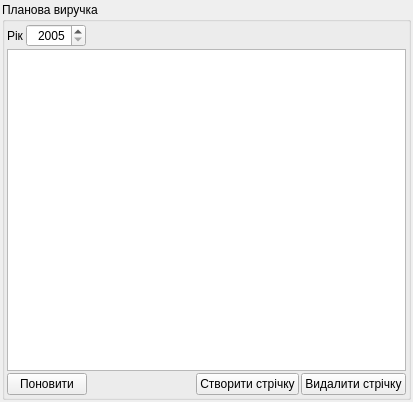
<?xml version="1.0" encoding="UTF-8"?>
<ui version="4.0">
 <class>UForm_AParkPlanNaZminu</class>
 <widget class="QWidget" name="UForm_AParkPlanNaZminu">
  <property name="geometry">
   <rect>
    <x>0</x>
    <y>0</y>
    <width>413</width>
    <height>402</height>
   </rect>
  </property>
  <property name="windowTitle">
   <string>Планова виручка</string>
  </property>
  <layout class="QVBoxLayout" name="verticalLayout_2">
   <property name="spacing">
    <number>2</number>
   </property>
   <property name="margin">
    <number>2</number>
   </property>
   <item>
    <widget class="QGroupBox" name="groupBox_markyPalnogo">
     <property name="title">
      <string>Планова виручка</string>
     </property>
     <layout class="QVBoxLayout" name="verticalLayout">
      <property name="spacing">
       <number>2</number>
      </property>
      <property name="margin">
       <number>2</number>
      </property>
      <item>
       <layout class="QHBoxLayout" name="horizontalLayout_2">
        <property name="spacing">
         <number>2</number>
        </property>
        <item>
         <widget class="QLabel" name="label_yearFilter">
          <property name="text">
           <string>Рік</string>
          </property>
         </widget>
        </item>
        <item>
         <widget class="QSpinBox" name="spinBox_yearFilter">
          <property name="minimumSize">
           <size>
            <width>60</width>
            <height>0</height>
           </size>
          </property>
          <property name="alignment">
           <set>Qt::AlignRight|Qt::AlignTrailing|Qt::AlignVCenter</set>
          </property>
          <property name="minimum">
           <number>2005</number>
          </property>
          <property name="maximum">
           <number>2100</number>
          </property>
         </widget>
        </item>
        <item>
         <spacer name="horizontalSpacer_2">
          <property name="orientation">
           <enum>Qt::Horizontal</enum>
          </property>
          <property name="sizeHint" stdset="0">
           <size>
            <width>40</width>
            <height>20</height>
           </size>
          </property>
         </spacer>
        </item>
       </layout>
      </item>
      <item>
       <widget class="QTableWidget" name="tableWidget_PlanNaZminu">
        <property name="alternatingRowColors">
         <bool>true</bool>
        </property>
        <property name="selectionBehavior">
         <enum>QAbstractItemView::SelectColumns</enum>
        </property>
       </widget>
      </item>
      <item>
       <layout class="QHBoxLayout" name="horizontalLayout">
        <property name="spacing">
         <number>2</number>
        </property>
        <item>
         <widget class="QPushButton" name="pushButton_reload">
          <property name="text">
           <string>Поновити</string>
          </property>
          <property name="icon">
           <iconset resource="../images/UAutoParkImg.qrc">
            <normaloff>:/icontexto_webdev_pack/icontexto_webdev_pack/icontexto-webdev-reload-032x032.png</normaloff>:/icontexto_webdev_pack/icontexto_webdev_pack/icontexto-webdev-reload-032x032.png</iconset>
          </property>
         </widget>
        </item>
        <item>
         <spacer name="horizontalSpacer">
          <property name="orientation">
           <enum>Qt::Horizontal</enum>
          </property>
          <property name="sizeHint" stdset="0">
           <size>
            <width>40</width>
            <height>20</height>
           </size>
          </property>
         </spacer>
        </item>
        <item>
         <widget class="QPushButton" name="pushButton_create">
          <property name="text">
           <string>Створити стрічку</string>
          </property>
          <property name="icon">
           <iconset resource="../images/UAutoParkImg.qrc">
            <normaloff>:/icontexto_webdev_pack/icontexto_webdev_pack/icontexto-webdev-add-016x016.png</normaloff>:/icontexto_webdev_pack/icontexto_webdev_pack/icontexto-webdev-add-016x016.png</iconset>
          </property>
         </widget>
        </item>
        <item>
         <widget class="QPushButton" name="pushButton_delete">
          <property name="text">
           <string>Видалити стрічку</string>
          </property>
          <property name="icon">
           <iconset resource="../images/UAutoParkImg.qrc">
            <normaloff>:/icontexto_webdev_pack/icontexto_webdev_pack/icontexto-webdev-remove-016x016.png</normaloff>:/icontexto_webdev_pack/icontexto_webdev_pack/icontexto-webdev-remove-016x016.png</iconset>
          </property>
         </widget>
        </item>
       </layout>
      </item>
     </layout>
    </widget>
   </item>
  </layout>
  <action name="action_printPlanyValovyhDohodiv">
   <property name="icon">
    <iconset resource="../images/UAutoParkImg.qrc">
     <normaloff>:/function_icon_set/function_icon_set/paper_content_chart_48.png</normaloff>:/function_icon_set/function_icon_set/paper_content_chart_48.png</iconset>
   </property>
   <property name="text">
    <string>Друк Планів валових доходів</string>
   </property>
   <property name="toolTip">
    <string>Друк Планів валових доходів</string>
   </property>
  </action>
 </widget>
 <resources>
  <include location="../images/UAutoParkImg.qrc"/>
 </resources>
 <connections/>
</ui>
